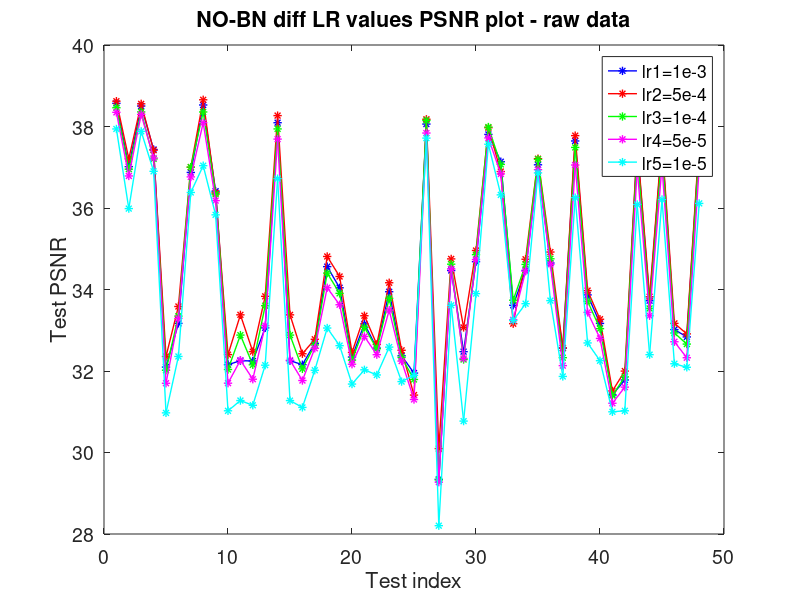
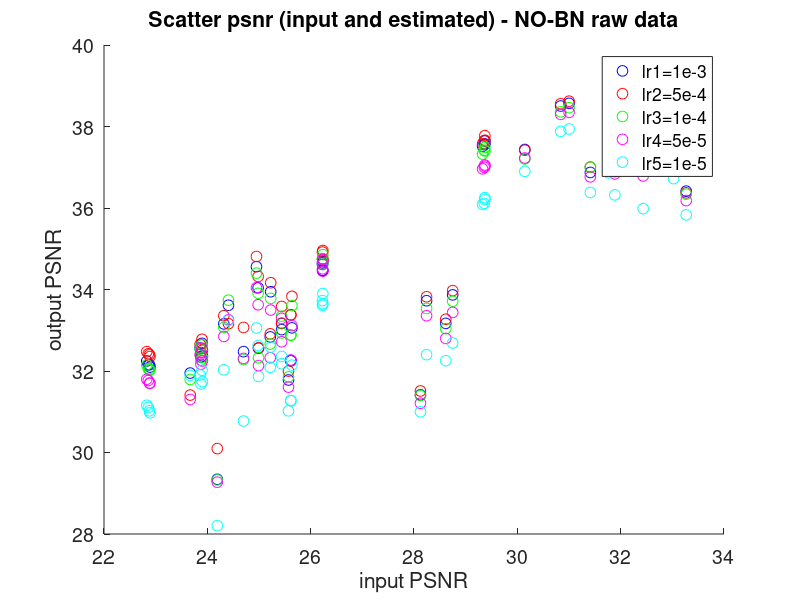

Reproduce these figures in MATLAB, in order.
close all
clear variables
clc

%Varun Mannam
%date: 24th Sep 2019
%calculate the PSNR on test-mix data no bn
format long
font = 14;
size = 60;
lr1=[31.0013994757380,38.5682173013864;32.4355944495239,37.0147119119919;30.8389376260123,38.5027520432416;30.1446963613668,37.4353527244578;22.8898419300006,32.0962535000397;25.4380806137492,33.1686328847540;31.4129562671116,36.8724474277652;33.2714634385635,38.5278558142604;33.2687423523874,36.4130899450583;22.8804735366571,32.1544000017718;25.6158044368661,32.2537383942896;22.8279560741158,32.2456592417944;25.6370939543658,33.0587447453248;33.0234393128250,38.0931432074522;25.6158044368661,32.2537383942896;22.8580037151022,32.1547498082083;23.8972761467197,32.6777590646128;24.9514139990449,34.5607580307557;24.9832541276875,34.0425650310867;23.8755250603244,32.3426693052634;24.3188985682586,33.1565359639140;23.8605156142818,32.5619329983136;25.2263003138287,33.9453536246485;23.9044985921393,32.3740601776686;23.6688313676180,31.9492038132459;32.2013251950805,38.0597440560985;24.1923646677596,29.3420432467102;26.2300198751109,34.4669324688841;24.7010303920376,32.4745081349750;26.2356203085374,34.6830641887060;32.0904729461831,37.8054879616925;31.8870667992703,37.1363083981053;24.4086429479671,33.6132092515637;26.2348882344496,34.4690394810899;31.7707628427737,37.0603158717045;26.2283210436201,34.6505724338389;24.9907764180876,32.5601019740489;29.3709502307532,37.6448964563901;28.7487655843002,33.8678333225418;28.6149527091447,33.1682402429843;28.1247666427617,31.4155465332376;25.5706915349250,31.7798376453288;29.3276646439983,37.5162556355463;28.2432957509904,33.7245976078828;29.3725190518817,37.5719799634362;25.4384495835989,33.0164540741415;25.2179004485139,32.8363316369081;29.3606855385532,37.5567219296356];
lr2=[31.0013994757380,38.6213149956885;32.4355944495239,37.2065686260535;30.8389376260123,38.5564792667845;30.1446963613668,37.4186325593340;22.8898419300006,32.3560325245646;25.4380806137492,33.5830032052798;31.4129562671116,37.0012003477810;33.2714634385635,38.6557761646375;33.2687423523874,36.3717778592554;22.8804735366571,32.4019186417967;25.6158044368661,33.3782047312888;22.8279560741158,32.4750842566202;25.6370939543658,33.8325705172796;33.0234393128250,38.2673441979616;25.6158044368661,33.3782047312888;22.8580037151022,32.4233384578270;23.8972761467197,32.7785397285601;24.9514139990449,34.8104655586188;24.9832541276875,34.3190233693314;23.8755250603244,32.4539063551615;24.3188985682586,33.3562513302962;23.8605156142818,32.6533068037930;25.2263003138287,34.1657703220221;23.9044985921393,32.5082117642596;23.6688313676180,31.4090767579817;32.2013251950805,38.1780001276285;24.1923646677596,30.0959324848829;26.2300198751109,34.7508245337602;24.7010303920376,33.0691187771378;26.2356203085374,34.9566826328487;32.0904729461831,37.9696420930352;31.8870667992703,36.8941401108952;24.4086429479671,33.1612082987385;26.2348882344496,34.7426609105204;31.7707628427737,37.2105945600318;26.2283210436201,34.9193206286111;24.9907764180876,32.5677500690104;29.3709502307532,37.7760610014576;28.7487655843002,33.9729827630170;28.6149527091447,33.2700783387180;28.1247666427617,31.5105436328004;25.5706915349250,31.9981051393673;29.3276646439983,37.5758301993058;28.2432957509904,33.8217476299618;29.3725190518817,37.6626063402492;25.4384495835989,33.1686318277971;25.2179004485139,32.9119923362761;29.3606855385532,37.6494346785470];
lr3=[31.0013994757380,38.4606834411080;32.4355944495239,36.9531150507596;30.8389376260123,38.3587098628981;30.1446963613668,37.2038390095901;22.8898419300006,32.0175328659674;25.4380806137492,33.3467490894818;31.4129562671116,37.0033543657901;33.2714634385635,38.3565541338120;33.2687423523874,36.3395569599231;22.8804735366571,32.0365893437675;25.6158044368661,32.8810964192796;22.8279560741158,32.1518333849140;25.6370939543658,33.6027803991773;33.0234393128250,37.9405536508723;25.6158044368661,32.8810964192796;22.8580037151022,32.0524765116097;23.8972761467197,32.6404862696526;24.9514139990449,34.4024441841029;24.9832541276875,33.9060819911300;23.8755250603244,32.2661674274685;24.3188985682586,33.0701730951490;23.8605156142818,32.5455346144287;25.2263003138287,33.7812856206785;23.9044985921393,32.3329161978597;23.6688313676180,31.7918730371035;32.2013251950805,38.1486431176240;24.1923646677596,29.3270154342953;26.2300198751109,34.6216467261733;24.7010303920376,32.2817961324325;26.2356203085374,34.8549469292291;32.0904729461831,37.9870788664631;31.8870667992703,37.0704139301137;24.4086429479671,33.7374278732471;26.2348882344496,34.6151590083228;31.7707628427737,37.1959075623605;26.2283210436201,34.7539759754428;24.9907764180876,32.3269035532150;29.3709502307532,37.4867413238011;28.7487655843002,33.7126598302331;28.6149527091447,33.0392591120007;28.1247666427617,31.3977788459475;25.5706915349250,31.8561052741570;29.3276646439983,37.3219247992205;28.2432957509904,33.5355525365790;29.3725190518817,37.3989841405417;25.4384495835989,32.9324788250819;25.2179004485139,32.6608256882560;29.3606855385532,37.4180110917508];
lr4=[31.0013994757380,38.3474246659863;32.4355944495239,36.7861765492361;30.8389376260123,38.2979392864917;30.1446963613668,37.2267451382010;22.8898419300006,31.6991069608933;25.4380806137492,33.2915102030187;31.4129562671116,36.7639060704273;33.2714634385635,38.0931612738654;33.2687423523874,36.1813914906792;22.8804735366571,31.7010647150760;25.6158044368661,32.2650582071448;22.8279560741158,31.7987185411153;25.6370939543658,33.1134670201749;33.0234393128250,37.6907210490185;25.6158044368661,32.2650582071448;22.8580037151022,31.7666069691719;23.8972761467197,32.5571831214513;24.9514139990449,34.0434188505282;24.9832541276875,33.6259114414776;23.8755250603244,32.1668022675247;24.3188985682586,32.8477880108386;23.8605156142818,32.4008685314440;25.2263003138287,33.4949937657899;23.9044985921393,32.2439303145903;23.6688313676180,31.3010357659930;32.2013251950805,37.8394869180785;24.1923646677596,29.2719539965414;26.2300198751109,34.5075033520439;24.7010303920376,32.3087944408780;26.2356203085374,34.7364684415774;32.0904729461831,37.7196624157033;31.8870667992703,36.8368862003058;24.4086429479671,33.2564538054872;26.2348882344496,34.4499959447263;31.7707628427737,36.9400806188959;26.2283210436201,34.6154347899441;24.9907764180876,32.1321020127140;29.3709502307532,37.0549096517367;28.7487655843002,33.4379190591162;28.6149527091447,32.7994367067055;28.1247666427617,31.2085322132457;25.5706915349250,31.6046573882404;29.3276646439983,36.9614248113202;28.2432957509904,33.3560962745988;29.3725190518817,37.0276898861812;25.4384495835989,32.7176218306090;25.2179004485139,32.3258048287448;29.3606855385532,36.9969337945963];
lr5=[31.0013994757380,37.9398242928623;32.4355944495239,35.9854670969406;30.8389376260123,37.8805409934532;30.1446963613668,36.9004902597139;22.8898419300006,30.9726643231259;25.4380806137492,32.3569745243320;31.4129562671116,36.3812343471312;33.2714634385635,37.0390713941149;33.2687423523874,35.8321050161513;22.8804735366571,31.0237273920077;25.6158044368661,31.2742457432031;22.8279560741158,31.1586426527259;25.6370939543658,32.1426288867458;33.0234393128250,36.7208565927729;25.6158044368661,31.2742457432031;22.8580037151022,31.1064869365902;23.8972761467197,32.0183746229961;24.9514139990449,33.0545673649832;24.9832541276875,32.6228746286264;23.8755250603244,31.6797353415695;24.3188985682586,32.0292859923701;23.8605156142818,31.9029491852354;25.2263003138287,32.5864251775552;23.9044985921393,31.7401331848080;23.6688313676180,31.8931622034160;32.2013251950805,37.7156976465898;24.1923646677596,28.2044073340680;26.2300198751109,33.6123352724346;24.7010303920376,30.7708578715007;26.2356203085374,33.8989707101286;32.0904729461831,37.5647099708655;31.8870667992703,36.3222546624009;24.4086429479671,33.2400434658536;26.2348882344496,33.6516823850667;31.7707628427737,36.8612501284191;26.2283210436201,33.7270117032403;24.9907764180876,31.8662733670547;29.3709502307532,36.2542901689311;28.7487655843002,32.6884275067692;28.6149527091447,32.2524851195825;28.1247666427617,30.9984624325694;25.5706915349250,31.0237093317522;29.3276646439983,36.0853315930128;28.2432957509904,32.4006590712269;29.3725190518817,36.2087475944878;25.4384495835989,32.1781561759788;25.2179004485139,32.0908836144966;29.3606855385532,36.1126952907232];

op_snr1 = lr1(:,2);
op_snr2 = lr2(:,2);
op_snr3 = lr3(:,2);
op_snr4 = lr4(:,2);
op_snr5 = lr5(:,2);


x=[1:48]';
figure(1), 
plot(x,op_snr1,'b-*','Linewidth',1);
hold on
plot(x,op_snr2,'r-*','Linewidth',1);
plot(x,op_snr3,'g-*','Linewidth',1);
plot(x,op_snr4,'m-*','Linewidth',1);
plot(x,op_snr5,'c-*','Linewidth',1);

title('NO-BN diff LR values PSNR plot - raw data')
legend('lr1=1e-3','lr2=5e-4','lr3=1e-4','lr4=5e-5','lr5=1e-5','Location','best');
xlabel('Test index');
ylabel('Test PSNR');
set(gca,'FontSize',font)


ip_snr = lr1(:,1);
figure(2);
scatter(ip_snr,op_snr1,size,'b');
hold on
scatter(ip_snr,op_snr2,size,'r');
scatter(ip_snr,op_snr3,size,'g');
scatter(ip_snr,op_snr4,size,'m');
scatter(ip_snr,op_snr5,size,'c');
xlabel('input PSNR');
ylabel('output PSNR');
title('Scatter psnr (input and estimated) - NO-BN raw data')
legend('lr1=1e-3','lr2=5e-4','lr3=1e-4','lr4=5e-5','lr5=1e-5','Location','best');
set(gca,'FontSize',font)
